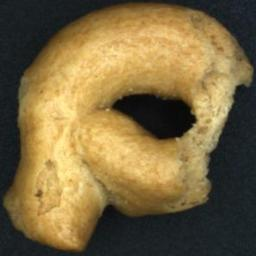
#> input picture data/biscuits/defect/0001.jpg, 256 x 256 px
$ python -i defect_qc.py   (imports and definitions only)
#> lines starting #> are read from the running program, lines starting #| are printed output that depends on the picture; after the words box and inside, x2 and y2 are one past the last pixel; in counts of white or black regions, pixels touching at a corner belong together
"""
defect_qc.py — Module RIÊNG, ĐỘC LẬP phát hiện khuyết tật (sứt mẻ, vỡ)
trên BẤT KỲ vật thể có hình dạng khép kín (tròn, oval, đa giác, v.v.).

MỤC TIÊU: Chỉ phát hiện khuyết tật STRUCTURAL (mẻ, vỡ, nứt, thiếu mảnh, lỗ hổng bất thường).
KHÔNG kiểm soát hình dạng chuẩn, kích thước, màu sắc.

HOẠT ĐỘNG ĐỘC LẬP hoàn toàn:
  - KHÔNG import gì từ pipeline.py, patches.py, oneclass.py gốc
  - KHÔNG ảnh hưởng đến 3 bộ dataset chuẩn (biscuits, hazelnut, pills)
  - Có thể xử lý: vòng đệm, đai ốc, nắp chai, bánh răng, ống sứ, v.v.

Thuật toán (3 bước):
  B1. Phân vùng nền/vật (Otsu) → tách hoàn toàn vật thể
  B2. Trích đặc trưng khuyết tật (5 chỉ số chuyên biệt cho sứt mẻ)
  B3. Vẽ trực quan hóa (overlay contour ngoài + contour trong nếu có lỗ)
"""

import cv2
import numpy as np

# ─────────────────────────────────────────────────
# CÁC THAM SỐ MẶC ĐỊNH
# ─────────────────────────────────────────────────
_BLUR_K = 5           # median blur trước Otsu
_MIN_AREA_RATIO = 0.01  # contour nhỏ hơn 1% diện tích ảnh → bỏ qua (nhiễu)
_MORPH_CLOSE_K = 7    # kernel morphological closing để liền vết nứt nhỏ

# Tên các đặc trưng & hướng bất thường (1 = cao là xấu, -1 = thấp là xấu)
DEFECT_FEATS = [
    'solidity',          # Bao lồi: thấp → vật bị khuyết / mẻ
    'convexity',         # Tỉ lệ chu vi contour/hull: thấp → viền không đều, có vết lõm
    'extent',            # Tỉ lệ diện tích vật / bounding rect: thấp → bị thiếu góc
    'hole_ratio',        # Tỉ lệ diện tích lỗ bên trong / diện tích vật: cao → vỡ/thủng bất thường
    'boundary_roughness' # Độ gồ ghề biên: cao → viền bị vỡ, nứt
]
DEFECT_DIRECTION = {
    'solidity': -1,
    'convexity': -1,
    'extent': -1,
    'hole_ratio': 1,
    'boundary_roughness': 1
}


# ─────────────────────────────────────────────────
# B1: PHÂN VÙNG (tách vật khỏi nền)
# ─────────────────────────────────────────────────

def segment(bgr: np.ndarray, channel: str = 'gray', object_bright: bool = True) -> np.ndarray:
    """
    Trả về mask nhị phân (255 = vật thể, 0 = nền).
    channel: 'gray' | 'sat' | 'val'
    """
    if channel == 'sat':
        ch = cv2.cvtColor(bgr, cv2.COLOR_BGR2HSV)[..., 1]
    elif channel == 'val':
        ch = cv2.cvtColor(bgr, cv2.COLOR_BGR2HSV)[..., 2]
    else:
        ch = cv2.cvtColor(bgr, cv2.COLOR_BGR2GRAY)

    blurred = cv2.medianBlur(ch, _BLUR_K)
    flag = cv2.THRESH_BINARY if object_bright else cv2.THRESH_BINARY_INV
    _, mask = cv2.threshold(blurred, 0, 255, flag | cv2.THRESH_OTSU)

    # Morphological closing để bít các lỗ nhỏ do bóng đèn/ánh sáng
    k = cv2.getStructuringElement(cv2.MORPH_ELLIPSE, (_MORPH_CLOSE_K, _MORPH_CLOSE_K))
    mask_closed = cv2.morphologyEx(mask, cv2.MORPH_CLOSE, k)
    return mask_closed, mask  # (mask đã close, mask Otsu thuần)


def get_outer_contour(mask: np.ndarray):
    """Lấy contour NGOÀI lớn nhất (thân chính của vật thể)."""
    cs, _ = cv2.findContours(mask, cv2.RETR_EXTERNAL, cv2.CHAIN_APPROX_NONE)
    if not cs:
        return None
    c = max(cs, key=cv2.contourArea)
    area = cv2.contourArea(c)
    if area < _MIN_AREA_RATIO * mask.size:
        return None
    return c


def get_all_contours_hierarchical(mask: np.ndarray):
    """
    Lấy TẤT CẢ contour kèm phân cấp cha-con.
    Trả về: (contours, hierarchy) — cần để phân biệt lỗ trong.
    """
    cs, hier = cv2.findContours(mask, cv2.RETR_CCOMP, cv2.CHAIN_APPROX_NONE)
    return cs, hier


# ─────────────────────────────────────────────────
# B2: TRÍCH ĐẶC TRƯNG KHUYẾT TẬT
# ─────────────────────────────────────────────────

def extract(bgr: np.ndarray,
            channel: str = 'gray',
            object_bright: bool = True) -> dict | None:
    """
    Hàm chính: trích xuất 5 đặc trưng phát hiện sứt mẻ / vỡ / nứt.
    Trả về dict đặc trưng hoặc None nếu không phân vùng được.

    Các đặc trưng:
    ┌──────────────────────┬─────────────────────────────────────────────────────┐
    │ solidity             │ Area / HullArea — thấp → mẻ / khuyết lớn           │
    │ convexity            │ Perimeter(hull) / Perimeter(contour) — thấp → lõm  │
    │ extent               │ Area / BBoxArea — thấp → góc bị cắt / thiếu mảnh  │
    │ hole_ratio           │ Σ(hole_areas) / area_outer — cao → thủng bất thường│
    │ boundary_roughness   │ std(r_i - mean_r) / mean_r — cao → biên gồ ghề vỡ │
    └──────────────────────┴─────────────────────────────────────────────────────┘
    """
    h_img, w_img = bgr.shape[:2]

    # --- Phân vùng ---
    mask_closed, mask_raw = segment(bgr, channel, object_bright)
    c_outer = get_outer_contour(mask_closed)
    if c_outer is None:
        return None

    area = cv2.contourArea(c_outer)
    if area < _MIN_AREA_RATIO * (h_img * w_img):
        return None

    # --- Convex Hull ---
    hull = cv2.convexHull(c_outer)
    hull_area = cv2.contourArea(hull)
    solidity = float(area / hull_area) if hull_area > 0 else 0.0

    # --- Chu vi ---
    perim_contour = cv2.arcLength(c_outer, True)
    perim_hull = cv2.arcLength(hull, True)
    convexity = float(perim_hull / perim_contour) if perim_contour > 0 else 0.0
    convexity = min(convexity, 1.0)   # không bao giờ > 1

    # --- Extent (tỉ lệ diện tích / bbox) ---
    x_bb, y_bb, w_bb, h_bb = cv2.boundingRect(c_outer)
    bbox_area = float(w_bb * h_bb)
    extent = float(area / bbox_area) if bbox_area > 0 else 0.0

    # --- Hole ratio: lỗ bên trong ---
    cs_all, hier_all = get_all_contours_hierarchical(mask_closed)
    hole_area_total = 0.0
    hole_contours = []
    if hier_all is not None and len(cs_all) > 0:
        for i, (cx_i, cy_i, cw_i, ch_i) in enumerate(hier_all[0]):
            # Contour có cha (parent != -1) → đây là lỗ bên trong
            parent = hier_all[0][i][3]
            if parent != -1:
                h_a = cv2.contourArea(cs_all[i])
                if h_a > 50:   # bỏ qua lỗ siêu nhỏ (nhiễu)
                    hole_area_total += h_a
                    hole_contours.append(cs_all[i])
    hole_ratio = float(hole_area_total / area) if area > 0 else 0.0

    # --- Boundary roughness: độ gồ ghề biên ---
    pts = c_outer.reshape(-1, 2).astype(np.float64)
    # Tìm tâm (hình học)
    cx_geo = float(pts[:, 0].mean())
    cy_geo = float(pts[:, 1].mean())
    radii = np.sqrt((pts[:, 0] - cx_geo) ** 2 + (pts[:, 1] - cy_geo) ** 2)
    r_mean = float(radii.mean())
    r_std = float(radii.std())
    boundary_roughness = float(r_std / (r_mean + 1e-6))

    return dict(
        # --- đặc trưng ---
        solidity=solidity,
        convexity=convexity,
        extent=extent,
        hole_ratio=hole_ratio,
        boundary_roughness=boundary_roughness,
        # --- hình học để vẽ ---
        contour=c_outer,
        hull=hull,
        hole_contours=hole_contours,
        # --- meta ---
        area=float(area),
        hull_area=float(hull_area),
        bbox=(x_bb, y_bb, w_bb, h_bb),
        center=(cx_geo, cy_geo),
        radius_mean=r_mean,
        otsu_mask=mask_raw,
        fill_ratio=float(area / (h_img * w_img))
    )


# ─────────────────────────────────────────────────
# B3: TRỰC QUAN HÓA
# ─────────────────────────────────────────────────

# [86 lines left out: functions draw, robust_z, maxz_scores_defect, calibrate, score_one, not called in this run]

>>> import cv2
>>> picture = cv2.imread('../../../data/biscuits/defect/0001.jpg')
#> picture is the input picture: shape (256, 256, 3); mean B, G, R 64.9, 104.9, 124.1
>>> result = extract(picture)
#> in segment, `ch = cv2.cvtColor(bgr, cv2.COLOR_BGR2GRAY)`:
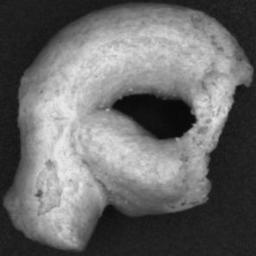
#> ch: shape (256, 256); min 4, max 234, mean 106.1
#> in segment, `_, mask = cv2.threshold(blurred, 0, 255, flag | cv2.THRESH_OTSU)`:
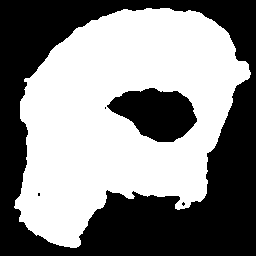
#> mask: shape (256, 256); 52.9% white; 5 black regions (3 under 20 px), largest, box (x1, y1, x2, y2) and area: (0, 0, 256, 256) 27672, (107, 88, 197, 142) 3198
#> in segment, `mask_closed = cv2.morphologyEx(mask, cv2.MORPH_CLOSE, k)`: mask_closed: shape (256, 256); 53% white; 2 black regions
#> in get_outer_contour, `cs, _ = cv2.findContours(mask, cv2.RETR_EXTERNAL, cv2.CHAIN_APPROX_NONE)`: cs = 1 contour; box (x1, y1, x2, y2) and area: (14, 8, 251, 248) 37534
#> in get_outer_contour, `c = max(cs, key=cv2.contourArea)`: c = contour of 767 points, box (x1, y1, x2, y2) (14, 8, 251, 248), area 37534
#> in get_outer_contour, `area = cv2.contourArea(c)`: area = 37534.5
#> in extract, `c_outer = get_outer_contour(mask_closed)`: c_outer has the same summary as c in get_outer_contour
#> in extract, `hull = cv2.convexHull(c_outer)`: hull = contour of 36 points, box (x1, y1, x2, y2) (14, 8, 251, 248), area 42408
#> in extract, `hull_area = cv2.contourArea(hull)`: hull_area = 42408
#> in extract, `solidity = float(area / hull_area) if hull_area > 0 else 0.0`: solidity = 0.885
#> in extract, `perim_contour = cv2.arcLength(c_outer, True)`: perim_contour = 891.7
#> in extract, `perim_hull = cv2.arcLength(hull, True)`: perim_hull = 760.3
#> in extract, `convexity = float(perim_hull / perim_contour) if perim_contour > 0 els..`: convexity = 0.853
#> in extract, `x_bb, y_bb, w_bb, h_bb = cv2.boundingRect(c_outer)`: x_bb = 14; y_bb = 8; w_bb = 237; h_bb = 240
#> in extract, `bbox_area = float(w_bb * h_bb)`: bbox_area = 56880
#> in extract, `extent = float(area / bbox_area) if bbox_area > 0 else 0.0`: extent = 0.66
#> in get_all_contours_hierarchical, `cs, hier = cv2.findContours(mask, cv2.RETR_CCOMP, cv2.CHAIN_APPROX_NONE)`: cs = 2 contours; box (x1, y1, x2, y2) and area: (14, 8, 251, 248) 37534, (107, 87, 198, 143) 3292
#> in extract, `cs_all, hier_all = get_all_contours_hierarchical(mask_closed)`: cs_all has the same summary as cs in get_all_contours_hierarchical
#> the loop in extract, `for i, (cx_i, cy_i, cw_i, ch_i) in enumerate(hier_all[0]):` made 2 passes
#> (cx_i, cy_i, cw_i, ch_i, parent, h_a, hole_area_total) on pass 2: (-1, -1, -1, 0, 0, 3291.5, 3291.5)
#> (cx_i, cy_i, cw_i, ch_i, parent) on pass 1: (-1, -1, 1, -1, -1)
#> after the loop in extract, `for i, (cx_i, cy_i, cw_i, ch_i) in enumerate(hier_all[0]):`: hole_area_total = 3291.5; hole_contours = 1 contour; box (x1, y1, x2, y2) and area: (107, 87, 198, 143) 3292
#> in extract, `hole_ratio = float(hole_area_total / area) if area > 0 else 0.0`: hole_ratio = 0.0877
#> in extract, `pts = c_outer.reshape(-1, 2).astype(np.float64)`: pts = 767 pairs, first value 14 to 250, second value 8 to 247
#> in extract, `cx_geo = float(pts[:, 0].mean())`: cx_geo = 124.3
#> in extract, `cy_geo = float(pts[:, 1].mean())`: cy_geo = 126.5
#> in extract, `radii = np.sqrt((pts[:, 0] - cx_geo) ** 2 + (pts[:, 1] - cy_geo) ** 2)`: radii = 767 values, max 141.5 at index 276, min 65.76 at index 407, mean 110.2
#> in extract, `r_mean = float(radii.mean())`: r_mean = 110.2
#> in extract, `r_std = float(radii.std())`: r_std = 19.72
#> in extract, `boundary_roughness = float(r_std / (r_mean + 1e-6))`: boundary_roughness = 0.179
#> result = 15 items

$ run again, on data/biscuits/defect/0002.jpg
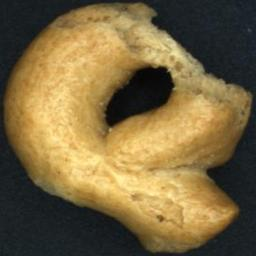
#> input picture data/biscuits/defect/0002.jpg, 256 x 256 px
#> picture is the input picture: shape (256, 256, 3); mean B, G, R 64.5, 103.5, 122.3
#> in segment, `_, mask = cv2.threshold(blurred, 0, 255, flag | cv2.THRESH_OTSU)`:
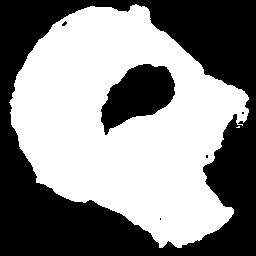
#> mask: shape (256, 256); 53.2% white; 6 black regions (4 under 20 px), largest, box (x1, y1, x2, y2) and area: (0, 0, 256, 256) 27515, (101, 64, 175, 135) 3107
#> in segment, `mask_closed = cv2.morphologyEx(mask, cv2.MORPH_CLOSE, k)`:
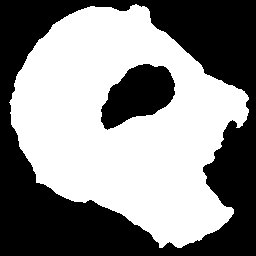
#> mask_closed: shape (256, 256); 53.5% white; 2 black regions
#> in get_outer_contour, `cs, _ = cv2.findContours(mask, cv2.RETR_EXTERNAL, cv2.CHAIN_APPROX_NONE)`: cs = 1 contour; box (x1, y1, x2, y2) and area: (9, 4, 249, 248) 37742
#> c = contour of 731 points, box (x1, y1, x2, y2) (9, 4, 249, 248), area 37742
#> in get_outer_contour, `area = cv2.contourArea(c)`: area = 37741.5
#> c_outer has the same summary as c in get_outer_contour
#> hull = contour of 34 points, box (x1, y1, x2, y2) (9, 4, 249, 248), area 42230
#> hull_area = 42230
#> solidity = 0.894
#> perim_contour = 881.4
#> perim_hull = 752.2
#> convexity = 0.853
#> x_bb = 9; y_bb = 4; w_bb = 240; h_bb = 244
#> bbox_area = 58560
#> extent = 0.644
#> in get_all_contours_hierarchical, `cs, hier = cv2.findContours(mask, cv2.RETR_CCOMP, cv2.CHAIN_APPROX_NONE)`: cs = 2 contours; box (x1, y1, x2, y2) and area: (9, 4, 249, 248) 37742, (100, 63, 176, 131) 3178
#> cs_all has the same summary as cs in get_all_contours_hierarchical
#> the loop in extract, `for i, (cx_i, cy_i, cw_i, ch_i) in enumerate(hier_all[0]):` made 2 passes
#> (cx_i, cy_i, cw_i, ch_i, parent, h_a, hole_area_total) on pass 2: (-1, -1, -1, 0, 0, 3178.5, 3178.5)
#> after the loop in extract, `for i, (cx_i, cy_i, cw_i, ch_i) in enumerate(hier_all[0]):`: hole_area_total = 3178.5; hole_contours = 1 contour; box (x1, y1, x2, y2) and area: (100, 63, 176, 131) 3178
#> hole_ratio = 0.0842
#> pts = 731 pairs, first value 9 to 248, second value 4 to 247
#> cx_geo = 134.5
#> cy_geo = 126
#> radii = 731 values, max 132.6 at index 441, min 78.96 at index 502, mean 110.5
#> r_mean = 110.5
#> r_std = 15.78
#> boundary_roughness = 0.143
#> result = 15 items

$ run again, on data/biscuits/defect/0003.jpg
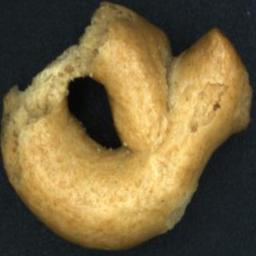
#> input picture data/biscuits/defect/0003.jpg, 256 x 256 px
#> picture is the input picture: shape (256, 256, 3); mean B, G, R 63.2, 101.6, 120
#> in segment, `_, mask = cv2.threshold(blurred, 0, 255, flag | cv2.THRESH_OTSU)`:
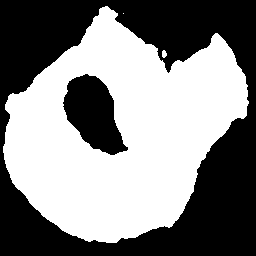
#> mask: shape (256, 256); 52% white; 2 black regions, box (x1, y1, x2, y2) and area: (0, 0, 256, 256) 28300, (63, 74, 128, 155) 3165
#> in segment, `mask_closed = cv2.morphologyEx(mask, cv2.MORPH_CLOSE, k)`:
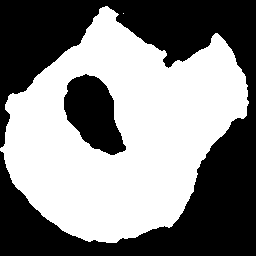
#> mask_closed: shape (256, 256); 52.2% white; 2 black regions
#> in get_outer_contour, `cs, _ = cv2.findContours(mask, cv2.RETR_EXTERNAL, cv2.CHAIN_APPROX_NONE)`: cs = 2 contours, 1 with area under 20; largest, box (x1, y1, x2, y2) and area: (0, 6, 249, 243) 36972
#> c = contour of 716 points, box (x1, y1, x2, y2) (0, 6, 249, 243), area 36972
#> in get_outer_contour, `area = cv2.contourArea(c)`: area = 36972
#> c_outer has the same summary as c in get_outer_contour
#> hull = contour of 36 points, box (x1, y1, x2, y2) (0, 6, 249, 243), area 41722
#> hull_area = 41722.5
#> solidity = 0.886
#> perim_contour = 870.1
#> perim_hull = 745.5
#> convexity = 0.857
#> x_bb = 0; y_bb = 6; w_bb = 249; h_bb = 237
#> bbox_area = 59013
#> extent = 0.627
#> in get_all_contours_hierarchical, `cs, hier = cv2.findContours(mask, cv2.RETR_CCOMP, cv2.CHAIN_APPROX_NONE)`: cs = 3 contours, 1 with area under 20; largest, box (x1, y1, x2, y2) and area: (0, 6, 249, 243) 36972, (63, 73, 127, 156) 3250
#> cs_all has the same summary as cs in get_all_contours_hierarchical
#> the loop in extract, `for i, (cx_i, cy_i, cw_i, ch_i) in enumerate(hier_all[0]):` made 3 passes
#> (cx_i, cy_i, cw_i, ch_i, parent, h_a, hole_area_total) on pass 3: (-1, -1, -1, 1, 1, 3250, 3250)
#> after the loop in extract, `for i, (cx_i, cy_i, cw_i, ch_i) in enumerate(hier_all[0]):`: hole_area_total = 3250; hole_contours = 1 contour; box (x1, y1, x2, y2) and area: (63, 73, 127, 156) 3250
#> hole_ratio = 0.0879
#> pts = 716 pairs, first value 0 to 248, second value 6 to 242
#> cx_geo = 125.4
#> cy_geo = 123
#> radii = 716 values, max 129 at index 565, min 69.19 at index 631, mean 108.9
#> r_mean = 108.9
#> r_std = 15.66
#> boundary_roughness = 0.144
#> result = 15 items
